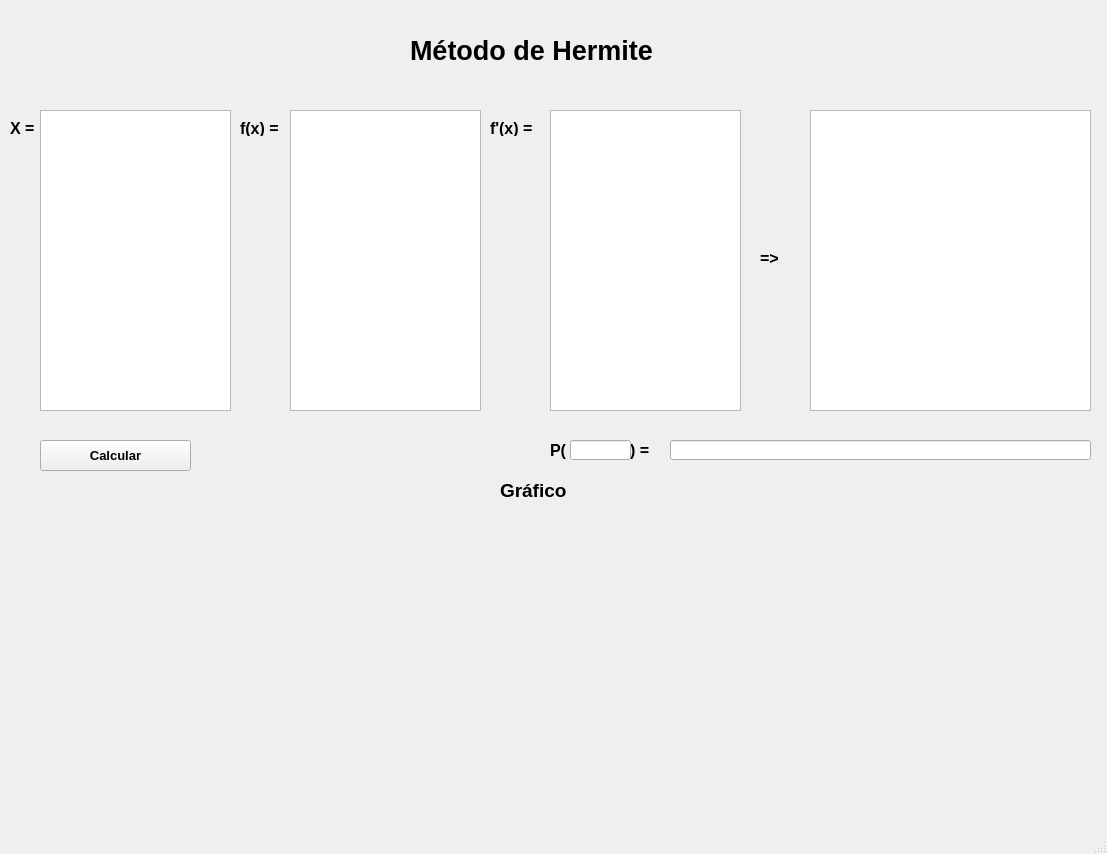
<?xml version="1.0" encoding="UTF-8"?>
<ui version="4.0">
 <class>MainWindow</class>
 <widget class="QMainWindow" name="MainWindow">
  <property name="geometry">
   <rect>
    <x>0</x>
    <y>0</y>
    <width>1107</width>
    <height>854</height>
   </rect>
  </property>
  <property name="windowTitle">
   <string>MainWindow</string>
  </property>
  <widget class="QWidget" name="centralwidget">
   <widget class="QLabel" name="labelTitulo">
    <property name="geometry">
     <rect>
      <x>410</x>
      <y>0</y>
      <width>371</width>
      <height>101</height>
     </rect>
    </property>
    <property name="font">
     <font>
      <pointsize>20</pointsize>
      <weight>75</weight>
      <bold>true</bold>
     </font>
    </property>
    <property name="text">
     <string>Método de Hermite</string>
    </property>
   </widget>
   <widget class="QLabel" name="labelX">
    <property name="geometry">
     <rect>
      <x>10</x>
      <y>120</y>
      <width>31</width>
      <height>16</height>
     </rect>
    </property>
    <property name="font">
     <font>
      <pointsize>12</pointsize>
      <weight>75</weight>
      <bold>true</bold>
     </font>
    </property>
    <property name="text">
     <string>X = </string>
    </property>
   </widget>
   <widget class="QTextEdit" name="textEditX">
    <property name="geometry">
     <rect>
      <x>40</x>
      <y>110</y>
      <width>191</width>
      <height>301</height>
     </rect>
    </property>
   </widget>
   <widget class="QLabel" name="labelFx">
    <property name="geometry">
     <rect>
      <x>240</x>
      <y>120</y>
      <width>51</width>
      <height>16</height>
     </rect>
    </property>
    <property name="font">
     <font>
      <pointsize>12</pointsize>
      <weight>75</weight>
      <bold>true</bold>
     </font>
    </property>
    <property name="text">
     <string>f(x) =</string>
    </property>
   </widget>
   <widget class="QTextEdit" name="textEditFx">
    <property name="geometry">
     <rect>
      <x>290</x>
      <y>110</y>
      <width>191</width>
      <height>301</height>
     </rect>
    </property>
   </widget>
   <widget class="QLabel" name="labelSeta">
    <property name="geometry">
     <rect>
      <x>760</x>
      <y>250</y>
      <width>31</width>
      <height>16</height>
     </rect>
    </property>
    <property name="font">
     <font>
      <pointsize>12</pointsize>
      <weight>75</weight>
      <bold>true</bold>
     </font>
    </property>
    <property name="text">
     <string>=&gt;</string>
    </property>
   </widget>
   <widget class="QTextEdit" name="textEditDiff">
    <property name="geometry">
     <rect>
      <x>550</x>
      <y>110</y>
      <width>191</width>
      <height>301</height>
     </rect>
    </property>
   </widget>
   <widget class="QPushButton" name="pushButtonCalcular">
    <property name="geometry">
     <rect>
      <x>40</x>
      <y>440</y>
      <width>151</width>
      <height>31</height>
     </rect>
    </property>
    <property name="font">
     <font>
      <pointsize>10</pointsize>
      <weight>75</weight>
      <bold>true</bold>
     </font>
    </property>
    <property name="text">
     <string>Calcular</string>
    </property>
   </widget>
   <widget class="QLabel" name="labelDiff">
    <property name="geometry">
     <rect>
      <x>490</x>
      <y>120</y>
      <width>51</width>
      <height>16</height>
     </rect>
    </property>
    <property name="font">
     <font>
      <pointsize>12</pointsize>
      <weight>75</weight>
      <bold>true</bold>
     </font>
    </property>
    <property name="text">
     <string>f'(x) = </string>
    </property>
   </widget>
   <widget class="QTextEdit" name="textEditResultado">
    <property name="geometry">
     <rect>
      <x>810</x>
      <y>110</y>
      <width>281</width>
      <height>301</height>
     </rect>
    </property>
   </widget>
   <widget class="QLabel" name="labelTitulo_2">
    <property name="geometry">
     <rect>
      <x>500</x>
      <y>440</y>
      <width>71</width>
      <height>101</height>
     </rect>
    </property>
    <property name="font">
     <font>
      <pointsize>14</pointsize>
      <weight>75</weight>
      <bold>true</bold>
     </font>
    </property>
    <property name="layoutDirection">
     <enum>Qt::LeftToRight</enum>
    </property>
    <property name="text">
     <string>Gráfico</string>
    </property>
   </widget>
   <widget class="MplWidget" name="mplWidgetGrafico" native="true">
    <property name="geometry">
     <rect>
      <x>280</x>
      <y>530</y>
      <width>531</width>
      <height>281</height>
     </rect>
    </property>
   </widget>
   <widget class="QLabel" name="labelPx">
    <property name="geometry">
     <rect>
      <x>550</x>
      <y>440</y>
      <width>31</width>
      <height>21</height>
     </rect>
    </property>
    <property name="font">
     <font>
      <pointsize>12</pointsize>
      <weight>75</weight>
      <bold>true</bold>
     </font>
    </property>
    <property name="text">
     <string>P(</string>
    </property>
   </widget>
   <widget class="QLabel" name="labelPx2">
    <property name="geometry">
     <rect>
      <x>630</x>
      <y>440</y>
      <width>31</width>
      <height>21</height>
     </rect>
    </property>
    <property name="font">
     <font>
      <pointsize>12</pointsize>
      <weight>75</weight>
      <bold>true</bold>
     </font>
    </property>
    <property name="text">
     <string>) =</string>
    </property>
   </widget>
   <widget class="QLineEdit" name="lineEditPx2">
    <property name="geometry">
     <rect>
      <x>670</x>
      <y>440</y>
      <width>421</width>
      <height>20</height>
     </rect>
    </property>
   </widget>
   <widget class="QLineEdit" name="lineEditPx">
    <property name="geometry">
     <rect>
      <x>570</x>
      <y>440</y>
      <width>61</width>
      <height>20</height>
     </rect>
    </property>
   </widget>
  </widget>
  <widget class="QMenuBar" name="menubar">
   <property name="geometry">
    <rect>
     <x>0</x>
     <y>0</y>
     <width>1107</width>
     <height>21</height>
    </rect>
   </property>
  </widget>
  <widget class="QStatusBar" name="statusbar"/>
 </widget>
 <customwidgets>
  <customwidget>
   <class>MplWidget</class>
   <extends>QWidget</extends>
   <header>mplwidget.h</header>
   <container>1</container>
  </customwidget>
 </customwidgets>
 <resources/>
 <connections/>
</ui>
